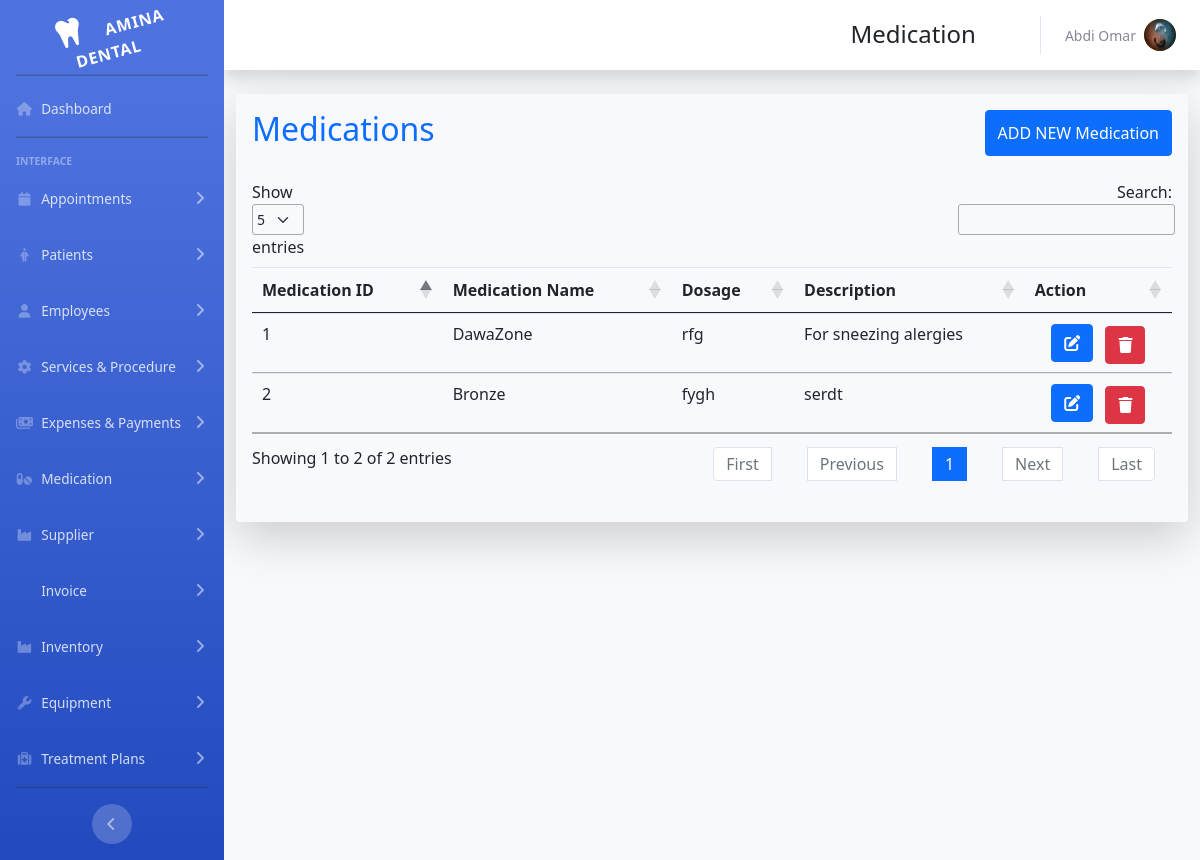
The app's page /index.php?page=medication with its own data.
### tables this page shows
CREATE TABLE `medications` (
  `medication_id` int(11) NOT NULL PRIMARY KEY AUTO_INCREMENT,
  `medication_name` varchar(100) DEFAULT NULL,
  `medication_dosage` varchar(100) DEFAULT NULL,
  `medication_description` text DEFAULT NULL
);

### app/medication/medication.php (the view, shortened to what this page needs)
<?php
include_once('./app/database/conn.php')
?>
<div class="container-fluid ">
    <div class=" mt-1 p-3 shadow-lg rounded">
        <div class='small' id='small'></div>
        <div class='d-flex justify-content-between mb-4'>
            <h2 class="text-center text-primary">Medications</h2>
            <button type="button" class="btn btn-primary" data-toggle="modal" data-target="#medicationModal">
                ADD NEW Medication
            </button>
        </div>
        <table class="table table-hover" id="dataTable">
            <thead>
                <tr>
                    <th>Medication ID</th>
                    <th>Medication Name</th>
                    <th>Dosage</th>
                    <th>Description</th>
                    <th> Action</th>
                </tr>
            </thead>
            <tbody>
                <?php
                $result = mysqli_query($conn, "SELECT * FROM medications");
                while ($row = mysqli_fetch_assoc($result)) {
                    echo "<tr>";
                    echo "<td>" . $row['medication_id'] . "</td>";
                    echo "<td>" . $row['medication_name'] . "</td>";
                    echo "<td>" . $row['medication_dosage'] . "</>";
                    echo "<td>" . $row['medication_description'] . "</td>";
                    echo "<td class='text-center'>
                                    <button  class='btn btn-primary' onclick='editMedication(" . $row['medication_id'] . ")'> <i class='fa fa-edit'></i> </button>
                                    <a href='#' class='btn btn-danger ms-2 mt-1' onclick='deleteMedication(" . $row['medication_id'] . ")'> <i class='fa fa-trash'></i> </a>
                                  </td>";
                    echo "</tr>";
                }
                ?>
            </tbody>
        </table>
    </div>
</div>

### includes/header.php (shortened to what this page needs)
<!DOCTYPE html>
<html lang="en">
<head>
    <link rel="stylesheet" href="https://cdnjs.cloudflare.com/ajax/libs/font-awesome/6.4.0/css/all.min.css">
    <link href="css/sb-admin-2.min.css" rel="stylesheet">
    <link href="./vendor/DataTables/datatables.css" rel="stylesheet">
</head>
<body id="page-top">
    <div id="wrapper">
    <link rel="stylesheet" href="./vendor/css/bootstrap.min.css">
    <link rel="stylesheet" href="./vendor/fullcalendar/lib/main.min.css">

### includes/sidebar.php (shortened to what this page needs)
<ul class="navbar-nav bg-gradient-primary sidebar sidebar-dark accordion" id="accordionSidebar">
    <a class="sidebar-brand d-flex align-items-center justify-content-center" href="index.php">
        <div class="sidebar-brand-icon rotate-n-15">
            <i class="fas fa-tooth"></i>
            <div class="sidebar-brand-text mx-3">Amina Dental</div>
        </div>
    </a>
    <hr class="sidebar-divider my-1">
    <li class="nav-item">
        <a class="nav-link" href="index.php?page=dashboard">
            <i class="fas fa-fw fa-house"></i>
            <span>Dashboard</span></a>
    </li>
    <hr class="sidebar-divider">
    <div class="sidebar-heading">
        Interface
    </div>
    <li class="nav-item">
        <a class="nav-link collapsed" href="#" data-toggle="collapse" data-target="#collapseAppointment" aria-expanded="true" aria-controls="collapseUtilities">
            <i class="fa fa-fw fa-calendar"></i>
            <span>Appointments</span>
        </a>
    </li>
    <li class="nav-item">
        <a class="nav-link collapsed" href="#" data-toggle="collapse" data-target="#collapsePatient" aria-expanded="true" aria-controls="collapseUtilities">
            <i class="fa-solid fa-fw fa-person-half-dress"></i>
            <span>Patients</span>
        </a>
    </li>
    <li class="nav-item">
        <a class="nav-link collapsed" href="#" data-toggle="collapse" data-target="#collapseStaff" aria-expanded="true" aria-controls="collapseUtilities">
            <i class="fas fa-fw fa-user"></i>
            <span>Employees</span>
        </a>
    </li>
    <li class="nav-item">
        <a class="nav-link collapsed" href="#" data-toggle="collapse" data-target="#collapseServices" aria-expanded="true" aria-controls="collapseUtilities">
            <i class="fas fa-fw fa-gear"></i>
            <span>Services & Procedure</span>
        </a>
    </li>
    <li class="nav-item">
        <a class="nav-link collapsed" href="#" data-toggle="collapse" data-target="#collapseExpenses" aria-expanded="true" aria-controls="collapseUtilities">
            <i class="fas fa-fw fa-money-bills"></i>
            <span>Expenses & Payments</span>
        </a>
    </li>
    <li class="nav-item">
        <a class="nav-link collapsed" href="#" data-toggle="collapse" data-target="#collapseMedication" aria-expanded="true" aria-controls="collapseUtilities">
            <i class="fas fa-fw fa-pills"></i>
            <span>Medication</span>
        </a>
    </li>
    <li class="nav-item">
        <a class="nav-link collapsed" href="#" data-toggle="collapse" data-target="#collapseSupplier" aria-expanded="true" aria-controls="collapseUtilities">
            <i class="fas fa-fw fa-industry"></i>
            <span>Supplier</span>
        </a>
    </li>
    <li class="nav-item">
        <a class="nav-link collapsed" href="#" data-toggle="collapse" data-target="#collapseInvoice" aria-expanded="true" aria-controls="collapseUtilities">
            <span>Invoice</span>
        </a>
    </li>
    <li class="nav-item">
        <a class="nav-link collapsed" href="#" data-toggle="collapse" data-target="#collapseInventory" aria-expanded="true" aria-controls="collapseUtilities">
            <i class="fas fa-fw fa-industry"></i>
            <span>Inventory</span>
        </a>
    </li>
    <li class="nav-item">
        <a class="nav-link collapsed" href="#" data-toggle="collapse" data-target="#collapseEquipment" aria-expanded="true" aria-controls="collapseUtilities">
            <i class="fas fa-fw fa-wrench"></i>
            <span>Equipment</span>
        </a>
    </li>
    <li class="nav-item">
        <a class="nav-link collapsed" href="#" data-toggle="collapse" data-target="#collapseTreatmentPlans" aria-expanded="true" aria-controls="collapseUtilities">
            <i class="fas fa-fw fa-medkit"></i>
            <span>Treatment Plans</span>
        </a>
    </li>
    <hr class="sidebar-divider d-none d-md-block">
    <div class="text-center d-none d-md-inline">
        <button class="rounded-circle border-0" id="sidebarToggle"></button>
    </div>
</ul>
<div id="content-wrapper" class="d-flex flex-column">
    <div id="content">
        <nav class="navbar navbar-expand navbar-light bg-white topbar mb-4 static-top shadow">
            <ul class="navbar-nav ml-auto">
                <li class="mt-3 text-center me-5 fs-4"><?php if (isset($title)) {
                                                            echo $title;
                                                        } ?></li>
                <li class="nav-item dropdown no-arrow">
                    <a class="nav-link dropdown-toggle" href="#" id="userDropdown" role="button" data-toggle="dropdown" aria-haspopup="true" aria-expanded="false">
                        <span class="mr-2 d-none d-lg-inline text-gray-600 small"><?php  echo $_SESSION["employee_name"];  ?></span>
                        <div class="rounded-circle btn-warning">
                            <img class="img-profile rounded-circle" src="<?php  echo $_SESSION["profile"];  ?>">
                        </div>
                    </a>
                </li>
            </ul>
        </nav>

### includes/footer.php (shortened to what this page needs)
        </div>
    </div>
</body>
</html>

### index.php (shortened to what this page needs)
<?php
$is404 = false;
$page = '';
if(isset($_GET['page']) && !empty($_GET['page'])){
    $page = $_GET['page'];
    $title = $titles[$page]["title"];
    $file = $titles[$page]["path"]."/$page.php";
}
elseif(!in_array($page, $titles)){
    $is404 = true;
}
else{
    header("Location: index.php?page=dashboard");
}
require_once('./includes/header.php');
require_once('./includes/sidebar.php');
require_once($is404 ? './includes/404.php' : $file );
require_once('./includes/footer.php');
?>
    <link href="./vendor/DataTables/datatables.css" rel="stylesheet">
    <link href="./vendor/select2/css/select2.css" rel="stylesheet">

### records on screen
medications: medication_id "1", medication_name "DawaZone", medication_dosage "rfg", medication_description "For sneezing alergies"
medications: medication_id "2", medication_name "Bronze", medication_dosage "fygh", medication_description "serdt"

### other values on screen
$title "Medication"
$_SESSION["employee_name"] "Abdi Omar"
